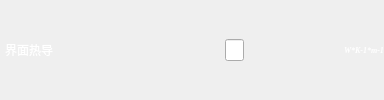
                  <widget class="QWidget" name="page_7">
                   <layout class="QHBoxLayout" name="horizontalLayout_26">
                    <property name="leftMargin">
                     <number>0</number>
                    </property>
                    <property name="topMargin">
                     <number>0</number>
                    </property>
                    <property name="rightMargin">
                     <number>0</number>
                    </property>
                    <property name="bottomMargin">
                     <number>0</number>
                    </property>
                    <item>
                     <layout class="QHBoxLayout" name="horizontalLayout_18" stretch="1,1">
                      <property name="spacing">
                       <number>100</number>
                      </property>
                      <property name="leftMargin">
                       <number>5</number>
                      </property>
                      <item>
                       <widget class="QLabel" name="label_37">
                        <property name="styleSheet">
                         <string notr="true">color: rgb(255, 255, 255);</string>
                        </property>
                        <property name="text">
                         <string>界面热导</string>
                        </property>
                        <property name="alignment">
                         <set>Qt::AlignLeading|Qt::AlignLeft|Qt::AlignVCenter</set>
                        </property>
                       </widget>
                      </item>
                      <item>
                       <layout class="QHBoxLayout" name="horizontalLayout_24" stretch="1,1">
                        <item>
                         <widget class="QLineEdit" name="lineEdit_11">
                          <property name="font">
                           <font>
                            <family>Times New Roman</family>
                            <pointsize>7</pointsize>
                            <weight>75</weight>
                            <bold>true</bold>
                           </font>
                          </property>
                          <property name="styleSheet">
                           <string notr="true">color: rgb(255, 255, 255);</string>
                          </property>
                          <property name="alignment">
                           <set>Qt::AlignRight|Qt::AlignTrailing|Qt::AlignVCenter</set>
                          </property>
                         </widget>
                        </item>
                        <item>
                         <widget class="QLabel" name="label_38">
                          <property name="font">
                           <font>
                            <family>Times New Roman</family>
                            <pointsize>6</pointsize>
                            <weight>75</weight>
                            <italic>true</italic>
                            <bold>true</bold>
                           </font>
                          </property>
                          <property name="styleSheet">
                           <string notr="true">color: rgb(255, 255, 255);</string>
                          </property>
                          <property name="text">
                           <string>W*K-1*m-1</string>
                          </property>
                          <property name="alignment">
                           <set>Qt::AlignCenter</set>
                          </property>
                         </widget>
                        </item>
                       </layout>
                      </item>
                     </layout>
                    </item>
                   </layout>
                  </widget>
